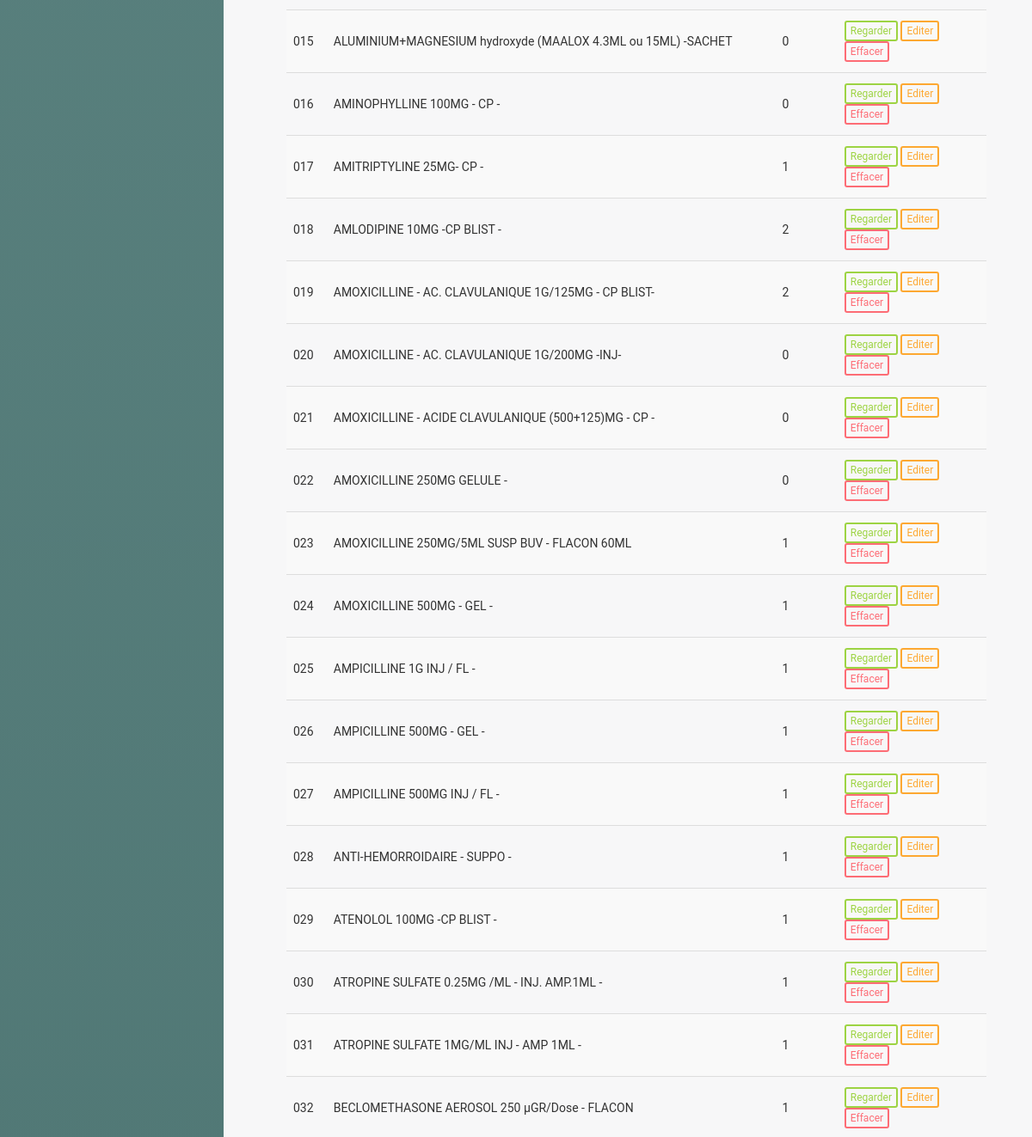
The page /main.php?pg=produtos (middle part) on the database as committed earlier.
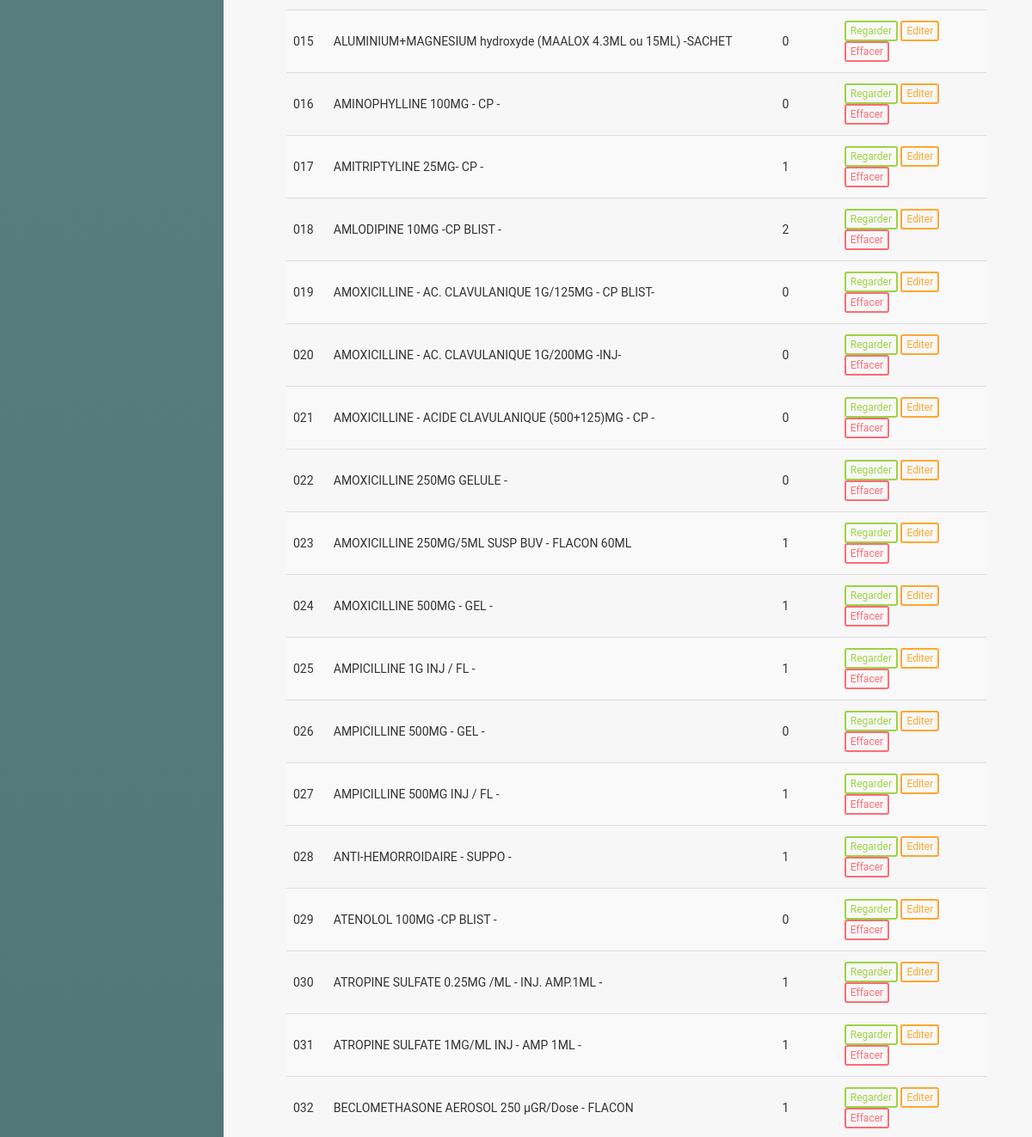
The same page on the database as committed later.
### tables this page shows
CREATE TABLE "tb_produtos" (
	"id"	INTEGER,
	"descricao"	varchar(55),
	"codInterno"	TEXT,
	"codBarras"	int(11),
	"fornecedor"	int(11),
	"custo"	NUMERIC,
	"venda"	NUMERIC,
	"principio"	varchar(55),
	"quantidade"	int(11),
	"benefice"	NUMERIC,
	PRIMARY KEY("id" AUTOINCREMENT)
);

### produtos.php (the view, shortened to what this page needs)
<?php
include('classes/Mysql.php');
?>
<?php
$numRows = 0;
$itemsPerPage = 100;
$totalItemReq = $db->query('SELECT id FROM tb_produtos');
while ($row = $totalItemReq->fetch(SQLITE3_ASSOC)) {
    ++$numRows;
}
$totalItem = $numRows;
if (isset($_GET['page']) and !empty($_GET['page']) and $_GET['page'] > 0 and $_GET['page'] <= $totalItem) {
    $_GET['page'] = intval($_GET['page']);
    $currentPage = $_GET['page'];
} else {
    $currentPage = 1;
}
$begin = ($currentPage - 1) * $itemsPerPage;
$sql = $db->prepare("SELECT * FROM `tb_produtos` LIMIT $begin,$itemsPerPage");
$sql->execute();
$produtos = $sql->fetchAll();
?>
<div class="lista-cliente">
    <div id="list" class="row">
        <div class="table-responsive col-md-12">
            <table class="table table-striped" cellspacing="0" cellpadding="0">
                <tbody>
                        <?php foreach ($produtos as $value) : ?>
                            <td><?php echo $value['codInterno'] ?></td>
                            <td><?php echo $value['descricao'] ?></td>
                            <td><?php echo $value['quantidade'] ?></td>
                            <td class="actions">
                                <a class="btn btn-success btn-xs" href="?pg=visualizar-produto&id=<?php echo $value['id']; ?>">Regarder</a>
                                <a class="btn btn-warning btn-xs" href="?pg=editar-produto&id=<?php echo $value['id']; ?> ">Editer</a>
                                <a onclick="return window.confirm('Voulez-vous vraiment supprimer ce produit ?');" class="btn btn-danger btn-xs" href="?pg=produtos&deletar=<?php echo $value['id']; ?>">Effacer</a>
                            </td>
                <?php
                        endforeach;
                ?>
                </tbody>
            </table>
        </div>
        <div id="bottom" class="row">
        </div>
    </div>

Rows that differ between the two databases and show on the page:
changed tb_produtos "AMOXICILLINE - AC. CLAVULANIQUE 1G/125MG - CP BLIST-": quantidade "2" → "0"
changed tb_produtos "AMPICILLINE 500MG - GEL -": quantidade "1" → "0"
changed tb_produtos "ATENOLOL 100MG -CP BLIST -": quantidade "1" → "0"
